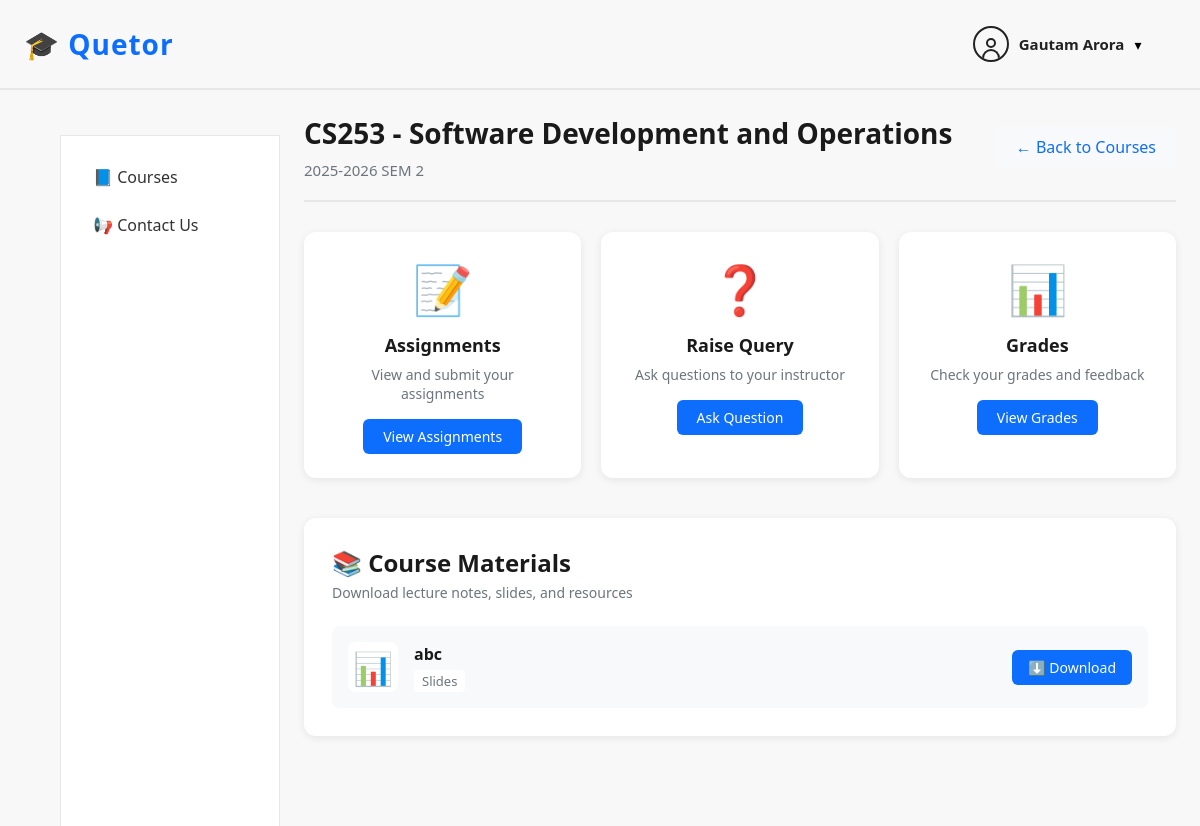
Page /courses/1/student/home/ (signed in) on the committed database.
### users/models.py (models this page shows, shortened)
class User(AbstractUser):
    ROLE_CHOICES = [
        ('student', 'Student'),
        ('professor', 'Professor'),
        ('ta', 'Teaching Assistant'),
        ('admin', 'Admin'),
    ]
    role = models.CharField(
        max_length=20,
        choices=ROLE_CHOICES,
        default='student'
    )
    department = models.CharField(max_length=100, blank=True)

### courses/models.py (models this page shows, shortened)
class Course(models.Model):
    code = models.CharField(max_length=10, unique=True)
    name = models.CharField(max_length=100)
    semester = models.ForeignKey(
        Semester,
        on_delete=models.CASCADE,
        related_name="courses"
    )

class Semester(models.Model):
    year_start = models.IntegerField()   # 2025
    year_end = models.IntegerField()     # 2026
    sem = models.IntegerField(
        choices=[(1, "SEM 1"), (2, "SEM 2"), (3, "SEM 3 : Summer")]
    )
    is_active = models.BooleanField(default=True)
    class Meta:
        ordering = ["-year_start", "-sem"]
        unique_together = ("year_start", "year_end", "sem")
    def __str__(self):
        return f"{self.year_start}-{self.year_end} SEM {self.sem}"

### content/models.py (models this page shows, shortened)
class CourseMaterial(models.Model):
    CONTENT_TYPE_CHOICES = [
        ('notes', 'Lecture Notes'),
        ('slides', 'Slides'),
        ('ppt', 'PPT'),
        ('pyq', 'Previous Year Questions'),
        ('other', 'Other'),
    ]
    course = models.ForeignKey(Course, on_delete=models.CASCADE)
    title = models.CharField(max_length=200)
    content_type = models.CharField(
        max_length=20,
        choices=CONTENT_TYPE_CHOICES
    )
    file = models.FileField(upload_to='course_materials/')
    is_published = models.BooleanField(default=False)
    uploaded_at = models.DateTimeField(auto_now_add=True)

### courses/views.py (the view)
# urls.py: path('<int:course_id>/student/home/', student_course_home),
@login_required
def student_course_home(request, course_id):
    if not CourseStudent.objects.filter(course_id=course_id, student=request.user).exists():
        return redirect('/courses/')
    course = Course.objects.select_related('semester').get(id=course_id)
    materials = CourseMaterial.objects.filter(course_id=course_id, is_published=True)
    return render(request, 'courses/student_home.html', {
        'course': course,
        'materials': materials,
        'course_id': course_id
    })

### templates/courses/student_home.html (shortened to what this page needs)
{% extends "courses/base.html" %}
{% load static %}
{% block content %}
<div class="course-detail-header">
  <div class="course-title-section">
    <h1 class="course-title">{{ course.code }} - {{ course.name }}</h1>
    <p class="course-semester">{{ course.semester }}</p>
  </div>
  <a href="/courses/" class="back-link">← Back to Courses</a>
</div>
<div class="actions-grid">
  <div class="action-card">
    <div class="action-icon">📝</div>
    <h3>Assignments</h3>
    <p>View and submit your assignments</p>
    <a href="/assignments/{{ course_id }}/" class="action-btn">View Assignments</a>
  </div>
  <div class="action-card">
    <div class="action-icon">❓</div>
    <h3>Raise Query</h3>
    <p>Ask questions to your instructor</p>
    <a href="/queries/{{ course_id }}/" class="action-btn">Ask Question</a>
  </div>
  <div class="action-card">
    <div class="action-icon">📊</div>
    <h3>Grades</h3>
    <p>Check your grades and feedback</p>
    <a href="#" class="action-btn">View Grades</a>
  </div>
</div>
<div class="materials-section">
  <div class="section-header">
    <h2>📚 Course Materials</h2>
    <p class="section-subtitle">Download lecture notes, slides, and resources</p>
  </div>
  {% if materials %}
    <div class="materials-list">
      {% for m in materials %}
        <div class="material-item">
          <div class="material-info">
            <div class="material-icon">
              {% if m.content_type == 'notes' %}
                📖
              {% elif m.content_type == 'slides' %}
                📊
              {% elif m.content_type == 'ppt' %}
                📽️
              {% elif m.content_type == 'pyq' %}
                📝
              {% else %}
                📄
              {% endif %}
            </div>
            <div class="material-details">
              <h4 class="material-title">{{ m.title }}</h4>
              <span class="material-type">{{ m.get_content_type_display }}</span>
            </div>
          </div>
          <a href="{{ m.file.url }}" class="download-btn" download>
            ⬇️ Download
          </a>
        </div>
      {% endfor %}
    </div>
  {% else %}
    <div class="empty-state">
      <div class="empty-icon">📭</div>
      <h3>No Materials Yet</h3>
      <p>Your instructor hasn't published any materials for this course yet. Check back later!</p>
    </div>
  {% endif %}
</div>
{% endblock %}

### templates/courses/includes/header.html (shortened to what this page needs)
{% load static %}
<header class="topbar">
  <div class="topbar-left">
    <span class="logo-text">🎓 Quetor</span>
  </div>
  <div class="profile-wrapper">
    <div class="profile-trigger" onclick="toggleProfileDropdown()">
      <div class="profile-icon">
        <div class="profile-head"></div>
        <div class="profile-body"></div>
      </div>
      <span class="profile-name">
        {{ request.user.get_full_name|default:request.user.username }}
      </span>
      <span class="chevron">▾</span>
    </div>
  </div>
</header>

### static/css/courses.css (style rules this page uses)
* { box-sizing: border-box; }
body { margin: 0; font-family: "Segoe UI", Arial, sans-serif; background: #ffffff; }
.profile-wrapper { margin-right: 3%; }
.profile-icon { width: 36px; height: 36px; border: 2px solid #222; border-radius: 50%; position: relative; cursor: pointer; overflow: hidden; }
.profile-head { width: 10px; height: 10px; bottom:-3px; border: 2px solid #222; border-radius: 50%; position: absolute; top: 10px; left: 50%; transform: translateX(-50%); background: transparent; transition: background 0.2s ease; }
.profile-body { width: 18px; height: 10px; border: 2px solid #222; border-bottom: none; border-radius: 10px 10px 0 0; position: absolute; bottom: 1px; left: 50%; transform: translateX(-50%); background: transparent; transition: background 0.2s ease; }
.profile-name { font-size: 14px; font-weight: 500; }
.profile-wrapper { position: relative; display: flex; align-items: center; }
.profile-trigger { display: flex; align-items: center; gap: 10px; cursor: pointer; }
.profile-icon { width: 36px; height: 36px; border: 2px solid #222; border-radius: 50%; display: flex; align-items: center; justify-content: center; }
.profile-name { font-size: 15px; font-weight: 600; color: #222; }
.chevron { font-size: 14px; }
.topbar { height: 90px; display: flex; justify-content: space-between; align-items: center; padding: 0 24px; border-bottom: 2px solid #e5e7eb; background: #f8f8f8; }
.topbar-left { width: 200px; display: flex; align-items: center; gap: 12px; }
.logo-text { font-size: 28px; font-weight: 700; color: #0d6efd; font-family: "open sans", sans-serif; letter-spacing: 1px; }

### templates/courses/student_home.html (style rules this page uses)
.course-detail-header { display: flex; justify-content: space-between; align-items: center; margin-bottom: 30px; padding-bottom: 20px; border-bottom: 2px solid #e5e7eb; }
.course-title-section { flex: 1; }
.course-title { font-size: 28px; font-weight: 700; color: #1a1a1a; margin: 0 0 8px 0; }
.course-semester { font-size: 15px; color: #6c757d; margin: 0; }
.back-link { padding: 10px 20px; background: #f8f9fa; color: #0d6efd; text-decoration: none; border-radius: 6px; font-weight: 500; transition: all 0.2s; }
.actions-grid { display: grid; grid-template-columns: repeat(auto-fit, minmax(250px, 1fr)); gap: 20px; margin-bottom: 40px; }
.action-card { background: white; border-radius: 12px; padding: 24px; box-shadow: 0 2px 8px rgba(0,0,0,0.08); transition: all 0.3s; text-align: center; }
.action-icon { font-size: 48px; margin-bottom: 12px; }
.action-card h3 { font-size: 18px; font-weight: 600; color: #1a1a1a; margin: 0 0 8px 0; }
.action-card p { font-size: 14px; color: #6c757d; margin: 0 0 16px 0; }
.action-btn { display: inline-block; padding: 8px 20px; background: #0d6efd; color: white; text-decoration: none; border-radius: 6px; font-size: 14px; font-weight: 500; transition: background 0.2s; }
.materials-section { background: white; border-radius: 12px; padding: 28px; box-shadow: 0 2px 8px rgba(0,0,0,0.08); }
.section-header { margin-bottom: 24px; }
.section-header h2 { font-size: 24px; font-weight: 700; color: #1a1a1a; margin: 0 0 4px 0; }
.section-subtitle { font-size: 14px; color: #6c757d; margin: 0; }
.materials-list { display: flex; flex-direction: column; gap: 12px; }
.material-item { display: flex; justify-content: space-between; align-items: center; padding: 16px; background: #f8f9fa; border-radius: 8px; transition: all 0.2s; }
.material-info { display: flex; align-items: center; gap: 16px; flex: 1; }
.material-icon { font-size: 32px; width: 50px; height: 50px; display: flex; align-items: center; justify-content: center; background: white; border-radius: 8px; }
.material-details { flex: 1; }
.material-title { font-size: 16px; font-weight: 600; color: #1a1a1a; margin: 0 0 4px 0; }
.material-type { font-size: 13px; color: #6c757d; padding: 2px 8px; background: white; border-radius: 4px; }
.download-btn { padding: 8px 16px; background: #0d6efd; color: white; text-decoration: none; border-radius: 6px; font-size: 14px; font-weight: 500; transition: background 0.2s; white-space: nowrap; }

### rows in the picture
User: user.get_full_name "Gautam Arora"
Course: code "CS253", name "Software Development and Operations", semester "2025-2026 SEM 2"
CourseMaterial: title "abc", content_type "Slides"
